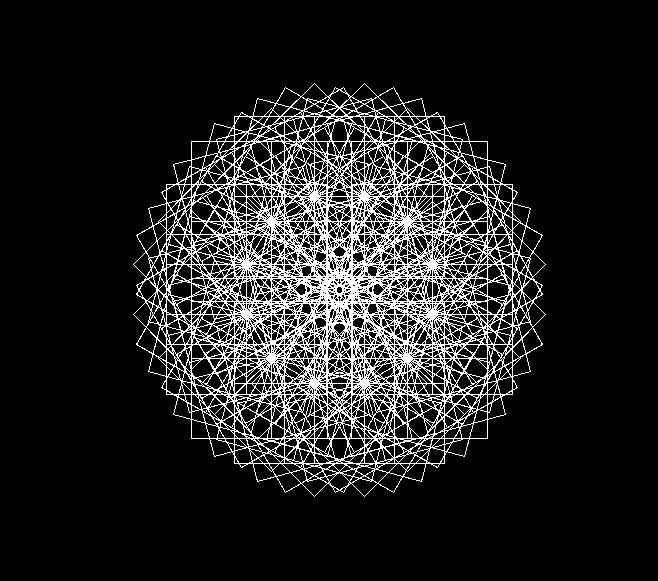

Python code for this plot:
#!/usr/bin/python3
import turtle

t = turtle.Turtle()
s = turtle.Screen()
s.bgcolor("black")
t.pencolor("white")
t.speed(0)
c = 0
d = 0
while True:
    for i in range(4):
        t.forward(80)
        t.right(90)
    t.right(15)
    c += 1
    if c >= 390 / 15:
        t.forward(50)
        c = 0
        d += 1
        if d >= 12:
            break
t.hideturtle()


turtle.done()
